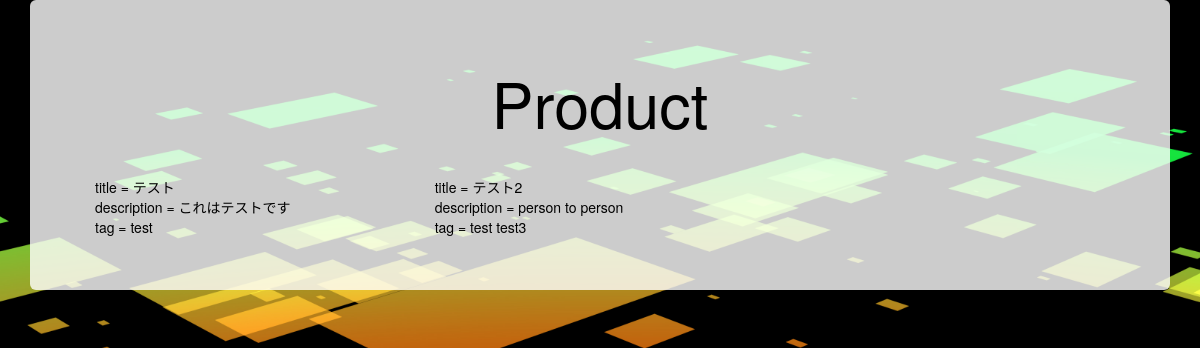
/product/, run on an earlier commit of the app's database.
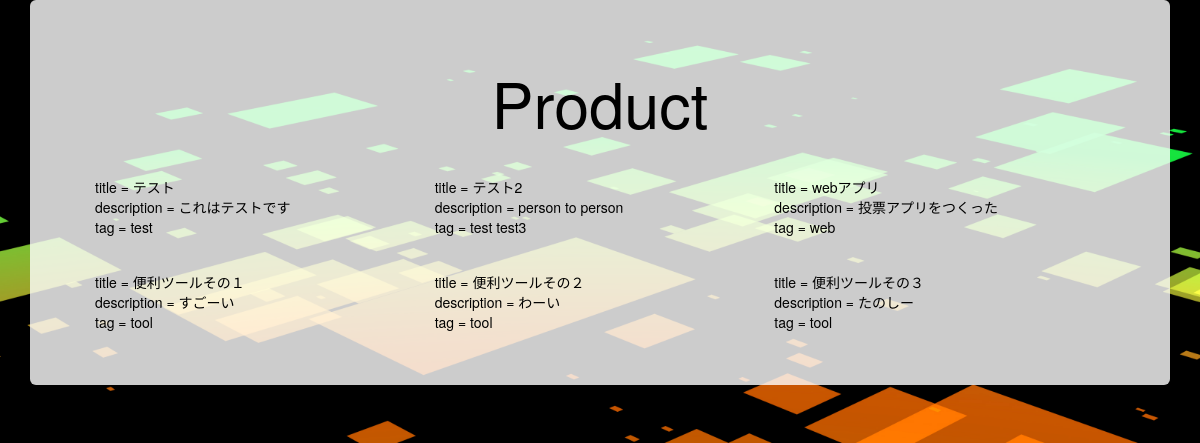
And on a later commit of the database.
### general/models.py (models this page shows)
class Product(models.Model):
    title = models.CharField("タイトル", unique=True, max_length=30)
    description = models.CharField("詳細", max_length=240)
    url = models.CharField("URL", max_length=240)
    tags = TaggableManager()

### general/views.py (the view)
# urls.py: url(r'^product/$', views.ProductView.as_view(), name="product"),
class ProductView(generic.TemplateView):
    template_name = "product.html"
    def get_context_data(self, **kwargs):
        context = super(ProductView, self).get_context_data(**kwargs)
        products = Product.objects.all()
        list_tags = []
        for product in products:
            temp = []
            for tag in product.tags.all():
                temp.append(tag.name)
            list_tags.append(temp)
        context["products"] = zip(Product.objects.all(), list_tags)
        return context

### general/templates/product.html (shortened to what this page needs)
{% extends "base.html" %}
{% block content %}
<div class="jumbotron">
    <h1 class="text-center">Product</h1>
    <div class="main">
            {% for product, list_tag in products %}
                <div class="item_product">
                    title = {{ product.title }}<br>
                    description = {{ product.description }}<br>
                    tag =
                    {% for tag in list_tag %}
                        {{ tag }}
                    {% endfor %}<br>
                </div>
            {% endfor %}
    </div>
</div>
{% endblock %}

### general/templates/base.html (shortened to what this page needs)
{% load staticfiles %}
<!DOCTYPE html>
<html lang="en">
<head>
    <link href="{% static 'css/bootstrap.min.css' %}" rel="stylesheet">
    <link href="{% static 'css/bootstrap-theme.min.css' %}" rel="stylesheet">
    <link href="{% static 'css/style.css' %}" rel="stylesheet">
</head>
<body>
    <div class="container">
        {% block content %}{% endblock %}
    </div>
</body>
</html>

### static/css/style.css (style rules this page uses)
body { color: white; background: url(../img/main2.jpg) center center / cover no-repeat fixed; background-size: cover; position: relative; }
h1 { display: block; font-size: 60px; color: white; }
.jumbotron { color: black; background:rgba(255,255,255,0.8); }
.main { display: flex; flex-wrap: wrap; }
.item_product { width: calc(33.3% - 10px); margin: 5px; margin-top: 30px; }

What changed in the data, as far as the page shows it:
added Product: title "webアプリ", description "投票アプリをつくった"
added Tag: list_tag "web"
added Product: title "便利ツールその１", description "すごーい"
added Tag: list_tag "tool" "tool" "tool"
added Product: title "便利ツールその２", description "わーい"
added Product: title "便利ツールその３", description "たのしー"
